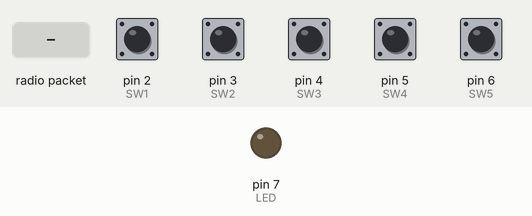
This sketch was run on a simulated Arduino Uno, built with avr-gcc and run on an emulated ATmega328P. On the bench: output pins drawn as LEDs (lit = HIGH). The inputs (shaded band) are chosen by the test bench; at power-on: pin 2 (SW1), pin 3 (SW2), pin 4 (SW3), pin 5 (SW4), pin 6 (SW5) HIGH. No radio packets arrive unless stated.

Above: at 1.2 s.
1.3 s: radio packet "x" arrives
At 2.1 s:
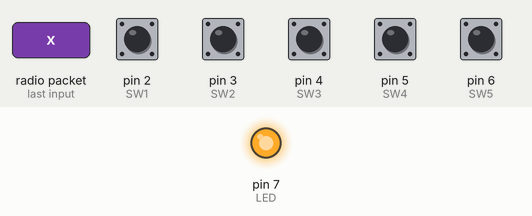
Timing chart, 0 to 4.3 s (numbered marks = the images above; inputs shaded):
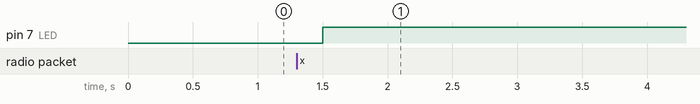

The sketch:

arduinoMega.ino
```cpp
#include <VirtualWire.h>
const int SW1 = 2;
const int SW2 = 3;
const int SW3 = 4;
const int SW4 = 5;
const int SW5 = 6;
const int LED = 7;
uint8_t data;
uint8_t dataleng=1;
char dato[1];
bool state[5],state_led;
void setup()
{
    // Se inicializa el RF
    vw_setup(2000); // velocidad: Bits per segundo
    vw_set_tx_pin(8); //Pin 2 como salida para el RF
    vw_set_rx_pin(10);  //Pin 2 como entrada del RF
    vw_rx_start();       // Se inicia como receptor
    pinMode(SW1, INPUT_PULLUP);
    pinMode(SW2, INPUT_PULLUP);
    pinMode(SW3, INPUT_PULLUP);
    pinMode(SW4, INPUT_PULLUP);
    pinMode(SW5, INPUT_PULLUP);
    pinMode(LED, OUTPUT);
    state_led = false;
    digitalWrite(LED,state_led);
    for(int i=0;i<5;i++){
        state[i]=false;
      }
}

void loop()
{
     if (vw_get_message(&data,&dataleng))
      {
        if((char)data=='x')
        {
          state_led=!state_led;
          digitalWrite(LED,state_led);
          delay(500);
        }
       }
      state[0] = digitalRead(SW1);
      state[2] = digitalRead(SW2);
      state[3] = digitalRead(SW3);
      state[4] = digitalRead(SW4);
      state[5] = digitalRead(SW5);
       if(digitalRead(SW1)){
           dato[0] ='a';
           vw_send((uint8_t*)dato,sizeof(dato));
           vw_wait_tx();
        }
       if(digitalRead(SW2)){
           dato[0] ='b';
           vw_send((uint8_t*)dato,sizeof(dato));
           vw_wait_tx();
        }
       if(digitalRead(SW3)){
           dato[0] ='c';
           vw_send((uint8_t*)dato,sizeof(dato));
           vw_wait_tx();
        }
       if(digitalRead(SW4)){
           dato[0] ='d';
           vw_send((uint8_t*)dato,sizeof(dato));
           vw_wait_tx();
        }
       if(digitalRead(SW5)){
           dato[0] ='e';
           vw_send((uint8_t*)dato,sizeof(dato));
           vw_wait_tx();
        }
       if(!digitalRead(SW1)){
           dato[0] ='A';
           vw_send((uint8_t*)dato,sizeof(dato));
           vw_wait_tx();
        }
       if(!digitalRead(SW2)){
           dato[0] ='B';
           vw_send((uint8_t*)dato,sizeof(dato));
           vw_wait_tx();
        }
       if(!digitalRead(SW3)){
           dato[0] ='C';
           vw_send((uint8_t*)dato,sizeof(dato));
           vw_wait_tx();
        }
       if(!digitalRead(SW4)){
           dato[0] ='D';
           vw_send((uint8_t*)dato,sizeof(dato));
           vw_wait_tx();
        }
       if(!digitalRead(SW5)){
           dato[0] ='E';
           vw_send((uint8_t*)dato,sizeof(dato));
           vw_wait_tx();
        }
}
```

Measured:
- after the input at 1.3 s, pin 7 (LED): LOW → HIGH after 0.20 s
